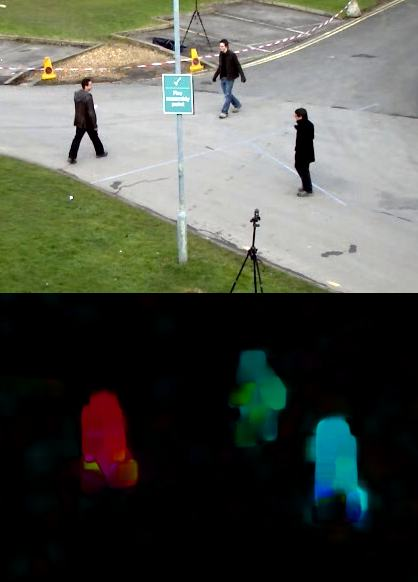
#> input picture Image Processing/images/opticalfb.jpg, 418 x 582 px, found by its file name
$ jupyter execute --allow-errors 'lab 1.ipynb'
#> lines starting #> are read from the running program, lines starting #| are printed output that depends on the picture; after the words box and inside, x2 and y2 are one past the last pixel; in counts of white or black regions, pixels touching at a corner belong together
[cell 1]
#table of content
#lab 1
#opening an image and printing its shape
import numpy as np
import cv2
#load an image in grayscale
img=cv2.imread('images\opticalfb.jpg')
#> img is the input picture: shape (582, 418, 3); mean B, G, R 74.6, 83.5, 79.9
cv2.imshow("color",img)
img1=cv2.imread('images\opticalfb.jpg',0)
#> img1: shape (582, 418); min 0, max 255, mean 81.3
cv2.imshow("grayscale",img1)
while(True):
    key=cv2.waitKey(0)
#> (key Esc is pressed here)
    if(key==32):
        cv2.destroyAllWindows()
        break
    else:
        pass
print(np.shape(img1))
#| (582, 418)
print(np.shape(img))
#| (582, 418, 3)
print(img[:,:,0])
#> (printed output is left out)

[cell 2]
#lab2
import cv2 as cv
import numpy as np
import matplotlib.pyplot as plt
img=cv.imread('images\opticalfb.jpg',0)
ret,thresh1=cv.threshold(img,127,255,cv.THRESH_BINARY)
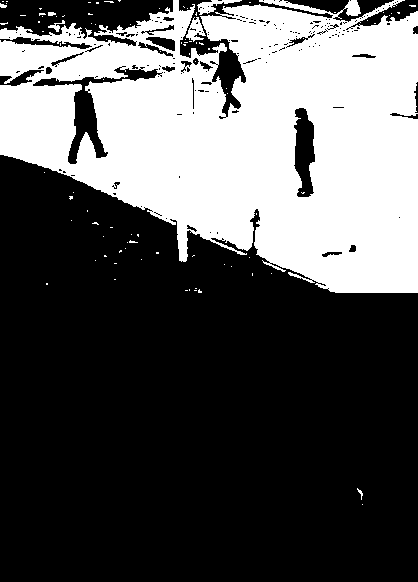
#> thresh1: shape (582, 418); 34.4% white; 92 white regions (85 under 20 px), largest, box (x1, y1, x2, y2) and area: (0, 0, 418, 293) 82751, (197, 0, 242, 15) 252, (186, 17, 206, 42) 249
ret,thresh2=cv.threshold(img,127,255,cv.THRESH_BINARY_INV)
titles=['Original Image','BINARY',"Binary_INV"]
images=[img,thresh1,thresh2]
for i in range(3):
    plt.subplot(1,3,i+1),plt.imshow(images[i],'gray')
    plt.title(titles[i])
    plt.xticks([]),plt.yticks([])
plt.show()

[cell 3]
#lab3
import cv2
import numpy as np
img_1=cv2.imread('images\dft.jfif',0)
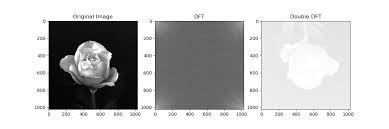
#> input picture Image Processing/images/dft.jfif, 389 x 129 px, found by its file name
#> img_1 is the input picture: shape (129, 389); min 0, max 255, mean 193.2

#converting into integer data type
img_2=np.uint8(np.log1p(img_1))
print(img_2.max())
#| 5
thresh=1
img_3=cv2.threshold(img_2,thresh,255,cv2.THRESH_BINARY)[1]
#> img_3: shape (129, 389); 98.5% white; black in thin lines or dots, all inside (x1, y1, x2, y2) = (49, 21, 137, 109)
cv2.imshow('input image',img_1)
cv2.imshow('log transformed',img_3)
cv2.waitKey(0)
cv2.destroyAllWindows()

[cell 4]
#lab 4
import cv2
import numpy as np
import matplotlib.pyplot as plt
img1=cv2.imread('images\leg.png',0)
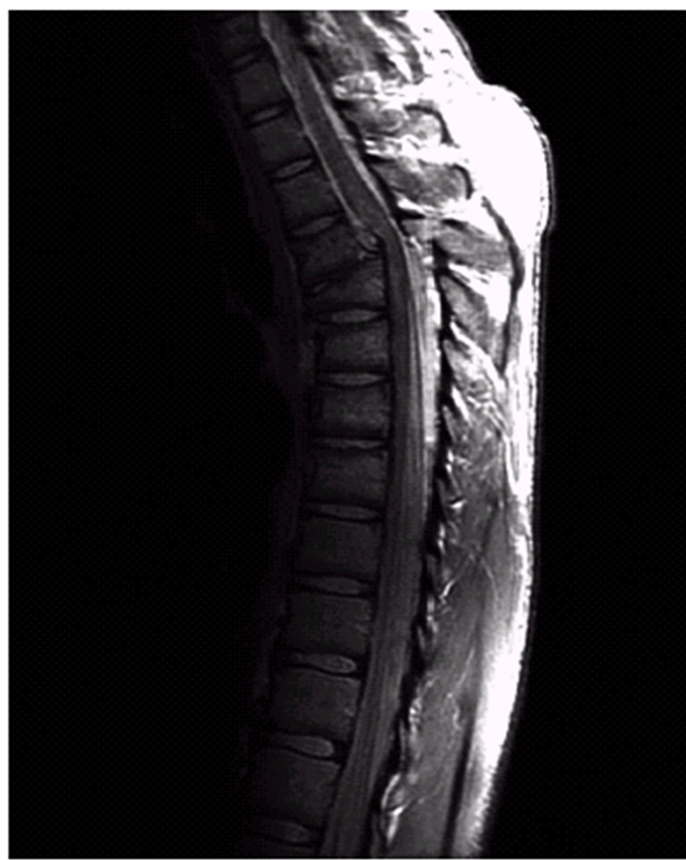
#> input picture Image Processing/images/leg.png, 686 x 860 px, found by its file name
#> img1: shape (860, 686); min 0, max 255, mean 37
gamma=2
img2=np.power(img1,gamma)
gamma=3
img3=np.power(img1,gamma)
gamma=4
img4=np.power(img1,gamma)

images=[img1,img2,img3,img4]
for i in range(4):
    plt.subplot(1,4,i+1),plt.imshow(images[i],'gray')
    plt.xticks([]),plt.yticks([])
plt.show()

[cell 5]
#lab 5
import cv2
import numpy as np
import matplotlib.pyplot as plt
image1=cv2.imread('images\ImageLab\input1.jpg',0)
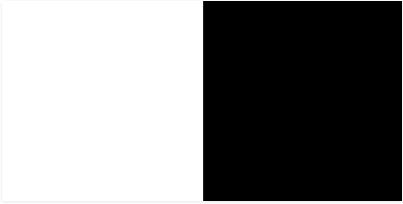
#> input picture Image Processing/images/ImageLab/input1.JPG, 403 x 204 px, found by its file name
#> image1 is the input picture: shape (204, 403); min 0, max 255, mean 131.4
image2=cv2.imread('images\ImageLab\input2.jpg',0)
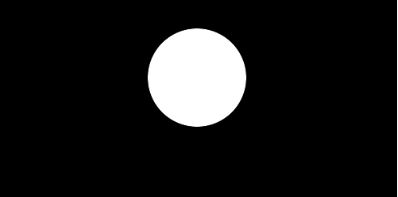
#> input picture Image Processing/images/ImageLab/input2.JPG, 398 x 197 px, found by its file name
#> image2 is the input picture: shape (197, 398); min 0, max 255, mean 25.3
img1=cv2.resize(image1,(256,256))
#> img1: shape (256, 256)
img2=cv2.resize(image2,(256,256))
#> img2: shape (256, 256)
dest_and=cv2.bitwise_and(img2,img1,mask=None)
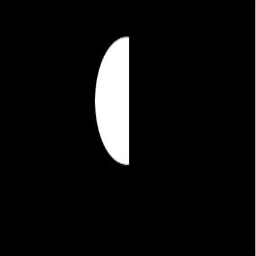
#> dest_and: shape (256, 256); min 0, max 255, mean 14.2

dest_or=cv2.bitwise_or(img2,img1,mask=None)

dest_XOR=cv2.bitwise_xor(img2,img1,mask=None)
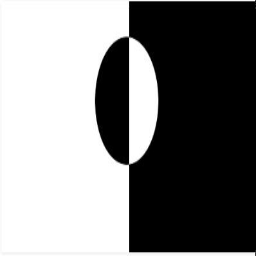
#> dest_XOR: shape (256, 256); min 0, max 255, mean 128.5

dest_not2=cv2.bitwise_not(img2,mask=None)
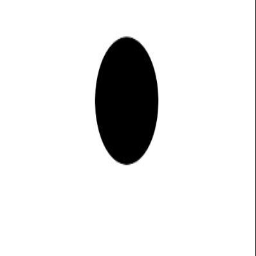
#> dest_not2: shape (256, 256); min 0, max 255, mean 229.7
dest_not1=cv2.bitwise_not(img1,mask=None)
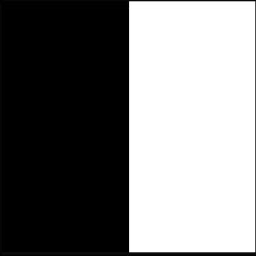
#> dest_not1: shape (256, 256); min 0, max 255, mean 123.5
images=[dest_and,dest_or,dest_XOR,dest_not1,dest_not2]
label=['AND','OR','XOR','NOT-1','NOT-2']
for i in range(5):
    plt.subplot(1,5,i+1),plt.imshow(images[i],'gray')
    plt.title(label[i])
    plt.xticks([]),plt.yticks([])

[cell 6]
#lab6
import cv2
import numpy as np

img1 = cv2.imread('images\ImageLab\m1.png')
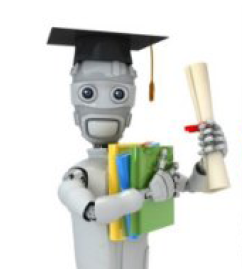
#> input picture Image Processing/images/ImageLab/m1.PNG, 242 x 269 px, found by its file name
#> img1 is the input picture: shape (269, 242, 3); mean B, G, R 213.8, 219, 216.9
img2 = cv2.imread('images\ImageLab\opencv_logo.jpg')
print(img1.shape)
#| (269, 242, 3)
#> (the rest of this cell did not finish here and is left out)
